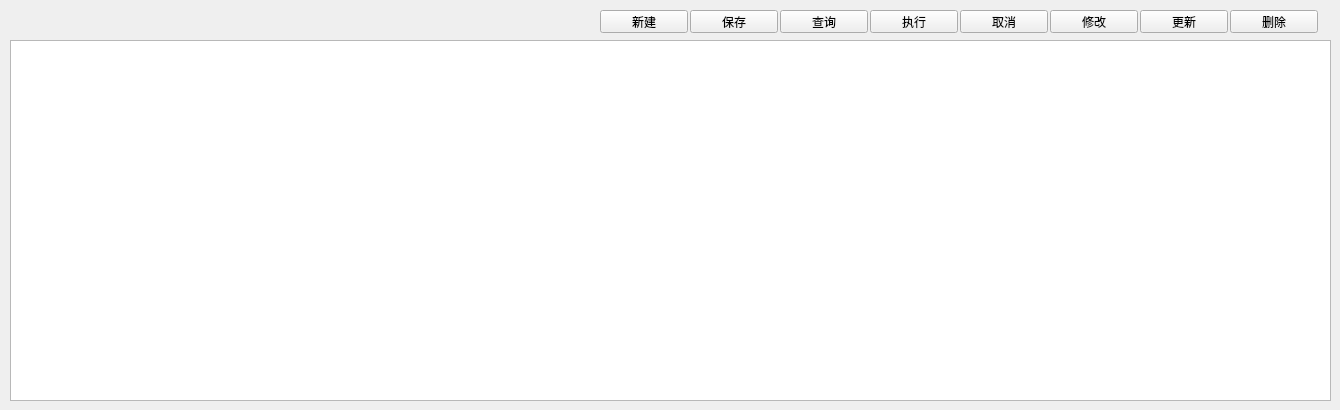
    <widget class="QWidget" name="Dtab_Purchase_Payment">
     <attribute name="title">
      <string>支付单关联</string>
     </attribute>
     <widget class="QTableWidget" name="tbw_Purchase_Payment_Invoice">
      <property name="geometry">
       <rect>
        <x>10</x>
        <y>40</y>
        <width>1321</width>
        <height>361</height>
       </rect>
      </property>
     </widget>
     <widget class="QPushButton" name="pbtn_Purchase_Payment_Invoice_New">
      <property name="geometry">
       <rect>
        <x>600</x>
        <y>10</y>
        <width>88</width>
        <height>23</height>
       </rect>
      </property>
      <property name="text">
       <string>新建</string>
      </property>
     </widget>
     <widget class="QPushButton" name="pbtn_Purchase_Payment_Invoice_Save">
      <property name="geometry">
       <rect>
        <x>690</x>
        <y>10</y>
        <width>88</width>
        <height>23</height>
       </rect>
      </property>
      <property name="text">
       <string>保存</string>
      </property>
     </widget>
     <widget class="QPushButton" name="pbtn_Purchase_Payment_Invoice_Cancel">
      <property name="geometry">
       <rect>
        <x>960</x>
        <y>10</y>
        <width>88</width>
        <height>23</height>
       </rect>
      </property>
      <property name="text">
       <string>取消</string>
      </property>
     </widget>
     <widget class="QPushButton" name="pbtn_Purchase_Payment_Invoice_Run">
      <property name="geometry">
       <rect>
        <x>870</x>
        <y>10</y>
        <width>88</width>
        <height>23</height>
       </rect>
      </property>
      <property name="text">
       <string>执行</string>
      </property>
     </widget>
     <widget class="QPushButton" name="pbtn_Purchase_Payment_Invoice_Modify">
      <property name="geometry">
       <rect>
        <x>1050</x>
        <y>10</y>
        <width>88</width>
        <height>23</height>
       </rect>
      </property>
      <property name="text">
       <string>修改</string>
      </property>
     </widget>
     <widget class="QPushButton" name="pbtn_Purchase_Payment_Invoice_Update">
      <property name="geometry">
       <rect>
        <x>1140</x>
        <y>10</y>
        <width>88</width>
        <height>23</height>
       </rect>
      </property>
      <property name="text">
       <string>更新</string>
      </property>
     </widget>
     <widget class="QPushButton" name="pbtn_Purchase_Payment_Invoice_Delete">
      <property name="geometry">
       <rect>
        <x>1230</x>
        <y>10</y>
        <width>88</width>
        <height>23</height>
       </rect>
      </property>
      <property name="text">
       <string>删除</string>
      </property>
     </widget>
     <widget class="QPushButton" name="pbtn_Purchase_Payment_Invoice_Query">
      <property name="geometry">
       <rect>
        <x>780</x>
        <y>10</y>
        <width>88</width>
        <height>23</height>
       </rect>
      </property>
      <property name="text">
       <string>查询</string>
      </property>
     </widget>
    </widget>
